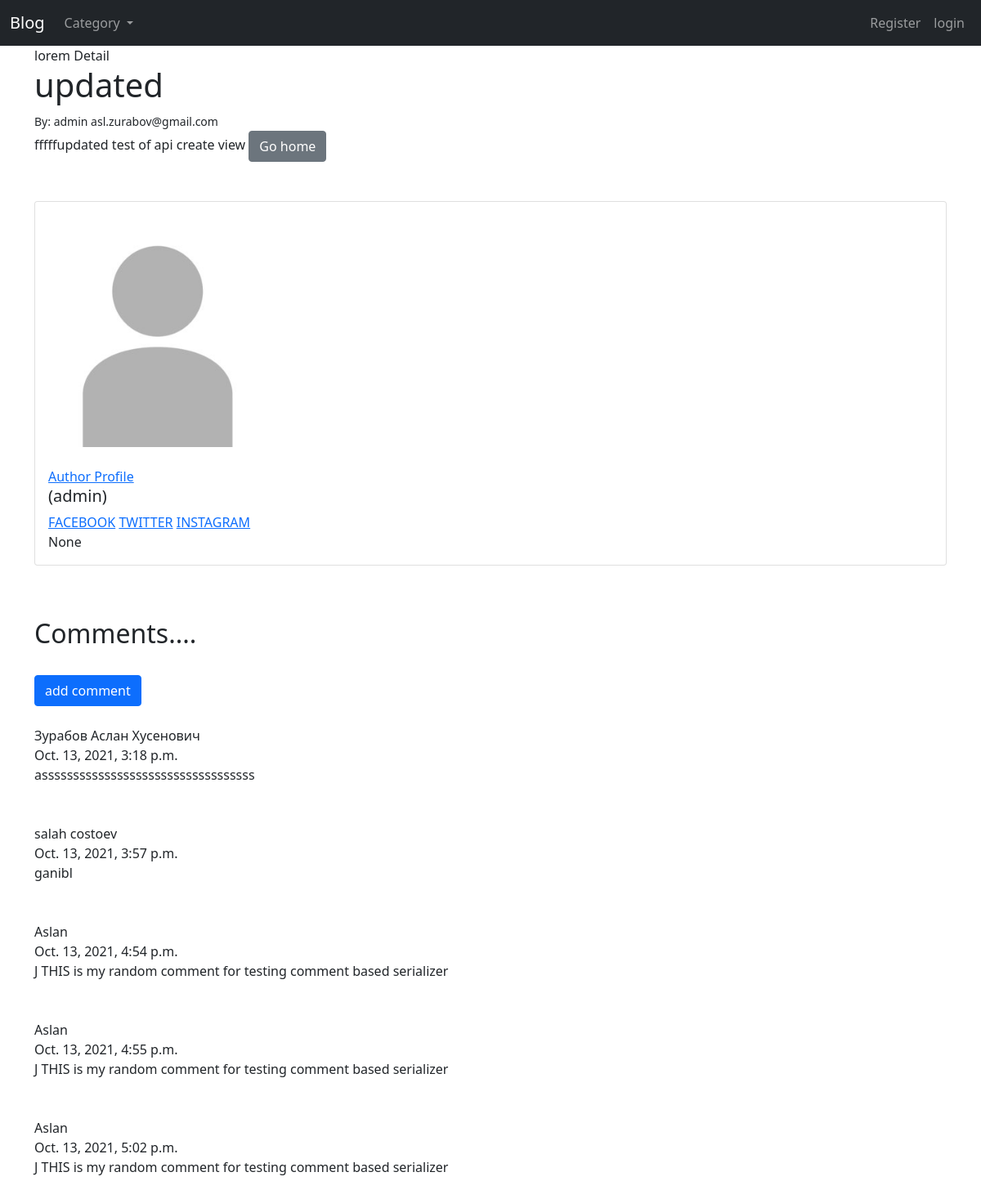
Screenshot of /post/3/ with the database file from the repository.
### myblog/models.py (models this page shows, shortened)
class Post(models.Model):
    title = models.CharField(max_length=255)
    header_image = models.ImageField(null=True, blank=True, upload_to='images/')
    title_tag = models.CharField(max_length=255, default='blogpost')
    author = models.ForeignKey(User, on_delete=models.CASCADE)
    body = RichTextField(blank=True, null=True)
    post_date = models.DateField(auto_now_add=True)
    category = models.CharField(max_length=250, default='uncategorized')
    snippet = models.CharField(max_length=250)
    likes = models.ManyToManyField(User, related_name='blog_post')
    def total_likes(self):
        return self.likes.count()

class Profile(models.Model):
    user = models.OneToOneField(User, on_delete=models.CASCADE)
    image = models.ImageField(upload_to='u_images/', default='default.jpg')
    biograph = models.TextField(null=True, blank=True)
    fb_url = models.CharField(max_length=250, null=True, blank=True)
    tw_url = models.CharField(max_length=250, null=True, blank=True)
    inst_url = models.CharField(max_length=250, null=True, blank=True)

class Comment(models.Model):
    post = models.ForeignKey(Post, on_delete=models.CASCADE, related_name="comments")
    name = models.CharField(max_length=255)
    body = models.TextField()
    date_added = models.DateTimeField(auto_now_add=True)

### myblog/views.py (the view)
# urls.py: path('post/<int:pk>/', BlogDetailView.as_view(), name='detail'),
class BlogDetailView(DetailView):
    model = Post
    template_name = 'myblog/detail.html'
    def get_context_data(self, *args, **kwargs):
        cat_menu = Category.objects.all()
        like_post = get_object_or_404(Post, id=self.kwargs['pk'])
        total_likes = like_post.total_likes()
        context = super(BlogDetailView, self).get_context_data(*args, **kwargs)
        liked = False
        if like_post.likes.filter(id=self.request.user.id).exists():
            liked = True
        context['cat_menu'] = cat_menu
        context['total_likes'] = total_likes
        context['liked'] = liked
        return context

### myblog/models.py (called while the page is built)
    def __str__(self):
        return self.name

### myblog/templates/myblog/detail.html (shortened to what this page needs)
{% extends 'myblog/base.html' %}
  {% block content%}
{%block title%} {{post.title_tag}} Detail {% endblock %}
<h1 class="">{{post.title}}</h1>
<small> By: {{post.author}} {{post.author.email}}</small>
<br>
{{ post.body|safe }}
<a href="{% url 'home' %}" class="btn btn-secondary"> Go home</a>
<br><br><br>
<div class="card mb-3" >
  <div class="row g-2">
    <div class="col-md-10">
      <img src="{{post.author.profile.image.url}}" class="img-fluid rounded-start" width="300" height="300" alt="...">
    </div>
    <div class="col-md-8">
      <div class="card-body">
                <a href="{% url 'profile' post.author.profile.id%} ">Author Profile</a>
        <h5 class="card-title">({{post.author.username}})   {{post.author.first_name}}
                                      {{post.author.last_name}}</h5>
        <a href="{{post.author.profile.fb_url}}">FACEBOOK</a>
        <a href="{{post.author.profile.tw_url}}">TWITTER</a>
        <a href="{{post.author.profile.inst_url}}">INSTAGRAM</a>
        <p class="card-text">{{post.author.profile.biograph}}</p>
      </div>
    </div>
  </div>
</div>
<br><br>
<h2>Comments....</h2>
<br>
{% if not post.comments.all %}
No coments yet..
<a href="{% url 'add_comment' post.pk%}"> <button  class="btn btn-primary">add comment</button> </a>
{% else %}
<a href="{% url 'add_comment' post.pk%}"> <button  class="btn btn-primary">add comment</button> </a>
{% for comment in post.comments.all %}
<br><br> {{comment.name}}<br>
{{comment.date_added}}<br>
{{comment.body}}<br>
{% endfor %}
{% endif %}
<br><br><br>
{% endblock %}

### rows the page displays
Post: title_tag "lorem", title "updated", author "admin", author.email "asl.zurabov@gmail.com", body "fffffupdated test of api create view", author.profile.image (placeholder picture), author.username "admin", author.profile.biograph "None"
Comment: name "Зурабов Аслан Хусенович", date_added "Oct. 13, 2021, 3:18 p.m.", body "assssssssssssssssssssssssssssssssss"
Comment: name "salah costoev", date_added "Oct. 13, 2021, 3:57 p.m.", body "ganibl"
Comment: name "Aslan", date_added "Oct. 13, 2021, 4:54 p.m.", body "J THIS is my random comment for testing comment based serializer"
Comment: name "Aslan", date_added "Oct. 13, 2021, 4:55 p.m.", body "J THIS is my random comment for testing comment based serializer"
Comment: name "Aslan", date_added "Oct. 13, 2021, 5:02 p.m.", body "J THIS is my random comment for testing comment based serializer"
